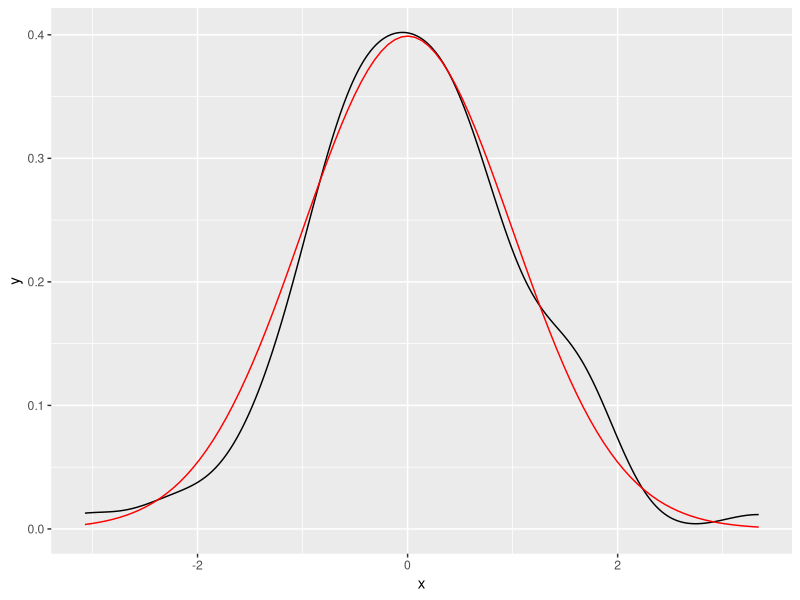

Here is the R script that generated this plot:
## ---- chunk 1
# loading the necessary libraries
library(tidyverse)
library(ggplot2)
library(rio)
library(stringr)
library(RColorBrewer)
## ---- chunk 2
teaching <- data.frame(rating = 1:6,
                       large_enrollment = c(304, 236, 169, 71, 34, 40),
                       upgrade_tech = c(163, 201, 209, 147, 100, 35),
                       mentoring = c(236, 238, 242, 128, 71, 40),
                       three_year_schedule = c(63, 116, 228, 184, 202, 62),
                       evidence_based_evaluations = c(275, 229, 167, 87, 63, 34),
                       course_release = c(133, 208, 239, 109, 127, 39),
                       incedntives_mentoring = c(200, 227, 202, 103, 81, 42),
                       distribute_workloads = c(488, 180, 97, 32, 30, 28))
## ---- chunk 3
ggplot(data.frame(x = rnorm(100)), aes(x)) +
  geom_density() +
  geom_function(fun = dnorm, colour = "red")
